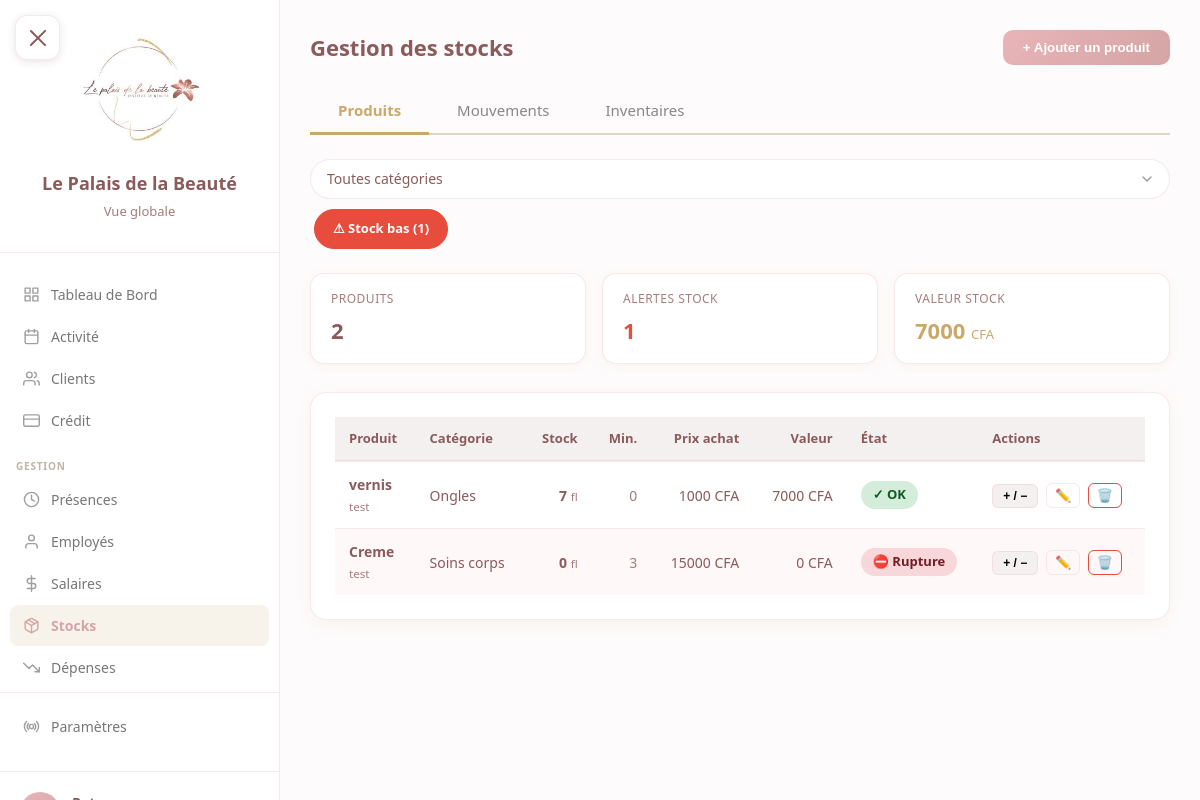
The page /gestion/stocks/ (signed in) on the database as committed earlier.
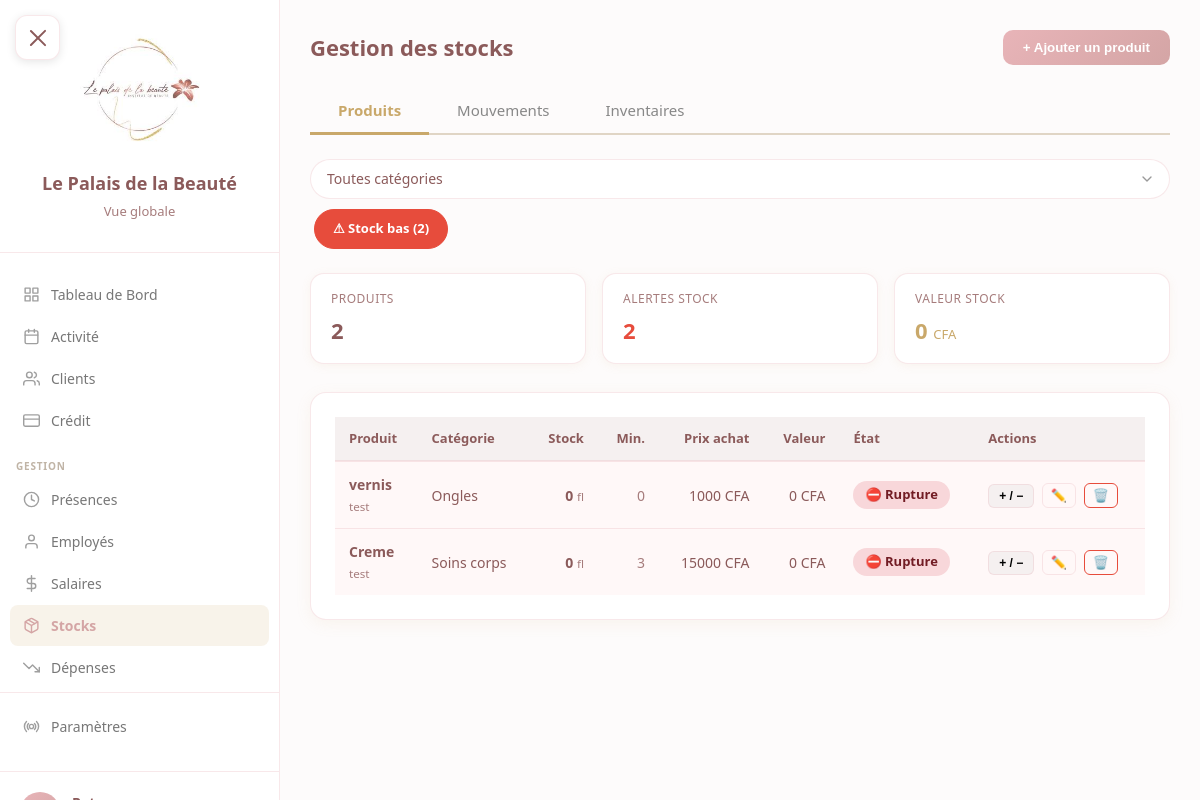
The same page on the database as committed later.
### core/models.py (models this page shows, shortened)
class Produit(models.Model):
    nom = models.CharField(max_length=200)
    reference = models.CharField(max_length=100, blank=True, default='')
    categorie = models.ForeignKey(
        CategorieProduit, on_delete=models.PROTECT,
        null=True, blank=True, related_name='produits'
    )
    unite = models.ForeignKey(
        UniteMesure, on_delete=models.PROTECT,
        null=True, blank=True, related_name='produits'
    )
    fournisseur = models.ForeignKey(
        Fournisseur, on_delete=models.SET_NULL,
        null=True, blank=True, related_name='produits'
    )
    prix_achat = models.IntegerField(default=0, validators=[MinValueValidator(0)])
    prix_vente = models.IntegerField(default=0, validators=[MinValueValidator(0)], help_text="0 si non vendu aux clients")
    stock_actuel = models.IntegerField(default=0)
    stock_minimum = models.IntegerField(default=0, validators=[MinValueValidator(0)])
    actif = models.BooleanField(default=True)
    date_creation = models.DateTimeField(auto_now_add=True)
    class Meta:
        verbose_name = "Produit"
        verbose_name_plural = "Produits"
        ordering = ['categorie__nom', 'nom']
    @property
    def en_alerte(self):
        return self.stock_actuel <= self.stock_minimum
    @property
    def valeur_stock(self):
        return self.stock_actuel * self.prix_achat

class Fournisseur(models.Model):
    nom = models.CharField(max_length=200)
    telephone = models.CharField(max_length=20, blank=True, default='')
    email = models.EmailField(blank=True, default='')
    actif = models.BooleanField(default=True)
    date_creation = models.DateTimeField(auto_now_add=True)
    class Meta:
        verbose_name = "Fournisseur"
        verbose_name_plural = "Fournisseurs"
        ordering = ['nom']

class CategorieProduit(models.Model):
    nom = models.CharField(max_length=100, unique=True)
    description = models.TextField(blank=True, null=True)
    class Meta:
        verbose_name = "Catégorie produit"
        verbose_name_plural = "Catégories produits"
        ordering = ['nom']

class UniteMesure(models.Model):
    nom = models.CharField(max_length=50, unique=True)
    abrv = models.CharField(max_length=10, blank=True, default='')
    class Meta:
        verbose_name = "Unité de mesure"
        verbose_name_plural = "Unités de mesure"
        ordering = ['nom']

### gestion/views.py (the view)
# urls.py: path('stocks/', views.stocks_produits, name='stocks_produits'),
@login_required
@role_required(['patron', 'manager'])
def stocks_produits(request):
    categorie_id = request.GET.get('categorie', 'tous')
    filtre_alerte = request.GET.get('alerte', '')
    produits = Produit.objects.filter(actif=True).select_related('categorie', 'unite', 'fournisseur')
    if categorie_id != 'tous' and categorie_id:
        produits = produits.filter(categorie_id=categorie_id)
    if filtre_alerte == '1':
        ids_alerte = [p.id for p in produits if p.en_alerte]
        produits = produits.filter(id__in=ids_alerte)
    nb_alertes = sum(1 for p in Produit.objects.filter(actif=True) if p.en_alerte)
    valeur_totale = sum(p.valeur_stock for p in produits)
    categories = CategorieProduit.objects.all()
    unites = UniteMesure.objects.all()
    fournisseurs = Fournisseur.objects.filter(actif=True)
    return render(request, 'gestion/stocks/produits.html', {
        'produits': produits,
        'categories': categories,
        'unites': unites,
        'fournisseurs': fournisseurs,
        'categorie_id': categorie_id,
        'filtre_alerte': filtre_alerte,
        'nb_alertes': nb_alertes,
        'valeur_totale': valeur_totale,
        'nb_produits': produits.count(),
    })

### core/models.py (called while the page is built)
    def is_patron(self):
        return self.role == 'patron'

### templates/gestion/stocks/produits.html (shortened to what the changed rows need)
{% extends 'base.html' %}
{% block content %}
<div class="stk-container">
    <div class="page-header">
        <h1>Gestion des stocks</h1>
    </div>
    <form method="get" class="filters-bar">
        <select name="categorie" onchange="this.form.submit()">
            <option value="tous" {% if categorie_id == 'tous' %}selected{% endif %}>Toutes catégories</option>
        </select>
        {% if filtre_alerte == '1' %}
        <a href="?categorie={{ categorie_id }}" class="btn-alerte-off btn-icon" style="text-decoration:none;height:40px;padding:0 18px;border-radius:30px;font-size:13px;font-weight:600;display:flex;align-items:center;border:1.5px solid var(--border);">✓ Alertes actives</a>
        {% else %}
        <a href="?categorie={{ categorie_id }}&alerte=1" class="btn-alerte btn-icon" style="text-decoration:none;height:40px;padding:0 18px;border-radius:30px;font-size:13px;font-weight:600;color:white;display:flex;align-items:center;">⚠ Stock bas ({{ nb_alertes }})</a>
        {% endif %}
    </form>
    <div class="totaux-grid">
        <div class="total-card red">
            <div class="label">Alertes stock</div>
            <div class="val">{{ nb_alertes }}</div>
        </div>
        <div class="total-card gold">
            <div class="label">Valeur stock</div>
            <div class="val">{{ valeur_totale|floatformat:0 }} <small style="font-size:13px;font-weight:400;">CFA</small></div>
        </div>
    </div>
    <div class="card">
        <table>
            <thead>
                <tr>
                    <th>Produit</th>
                    <th>Catégorie</th>
                    <th class="text-right">Stock</th>
                    <th class="text-right">Min.</th>
                    <th class="text-right">Prix achat</th>
                    <th class="text-right">Valeur</th>
                    <th>État</th>
                    <th>Actions</th>
                </tr>
            </thead>
            <tbody>
                {% for p in produits %}
                <tr {% if p.en_alerte %}class="alerte-row"{% endif %}>
                    <td>
                        <strong>{{ p.nom }}</strong>
                        {% if p.fournisseur %}<br><small style="color:var(--text-light);">{{ p.fournisseur.nom }}</small>{% endif %}
                    </td>
                    <td>{{ p.categorie.nom|default:"—" }}</td>
                    <td class="text-right">
                        <strong>{{ p.stock_actuel }}</strong>
                        {% if p.unite %} <small style="color:var(--text-light);">{{ p.unite.abrv|default:p.unite.nom }}</small>{% endif %}
                    </td>
                    <td class="text-right" style="color:var(--text-light);">{{ p.stock_minimum }}</td>
                    <td class="text-right">{{ p.prix_achat|floatformat:0 }} CFA</td>
                    <td class="text-right">{{ p.valeur_stock|floatformat:0 }} CFA</td>
                    <td>
                        {% if p.stock_actuel == 0 %}
                        <span class="stock-badge stock-zero">⛔ Rupture</span>
                        {% elif p.en_alerte %}
                        <span class="stock-badge stock-bas">⚠ Bas</span>
                        {% else %}
                        <span class="stock-badge stock-ok">✓ OK</span>
                        {% endif %}
                    </td>
                    <td>
                        <button class="btn-mouv" onclick="ouvrirModalMouvement({{ p.id }}, '{{ p.nom|escapejs }}', {{ p.stock_actuel }}, {{ p.prix_achat }})">+ / −</button>
                        <button class="btn-icon" onclick="ouvrirModalModifier({{ p.id }}, '{{ p.nom|escapejs }}', '{{ p.reference|escapejs }}', {{ p.categorie.id|default:'null' }}, {{ p.unite.id|default:'null' }}, {{ p.fournisseur.id|default:'null' }}, {{ p.prix_achat }}, {{ p.stock_minimum }}, {{ p.prix_vente }})" title="Modifier">✏️</button>
                        <button class="btn-icon" onclick="supprimerProduit({{ p.id }}, '{{ p.nom|escapejs }}')" title="Supprimer" style="border-color:#e74c3c;">🗑️</button>
                    </td>
                </tr>
                {% empty %}
                <tr><td colspan="8" style="text-align:center;color:var(--text-light);font-style:italic;padding:40px;">Aucun produit</td></tr>
                {% endfor %}
            </tbody>
        </table>
    </div>
</div>
{% endblock %}

Rows that differ between the two databases and show on the page:
changed Produit "vernis": stock_actuel "7" → "0"; valeur_stock "7000" → "0"; stock_actuel "✓ OK" → "⛔ Rupture"
Other text that changed with them:
{{ nb_alertes }}: "1" → "2"
{{ valeur_totale|floatformat:0 }}: "7000" → "0"
